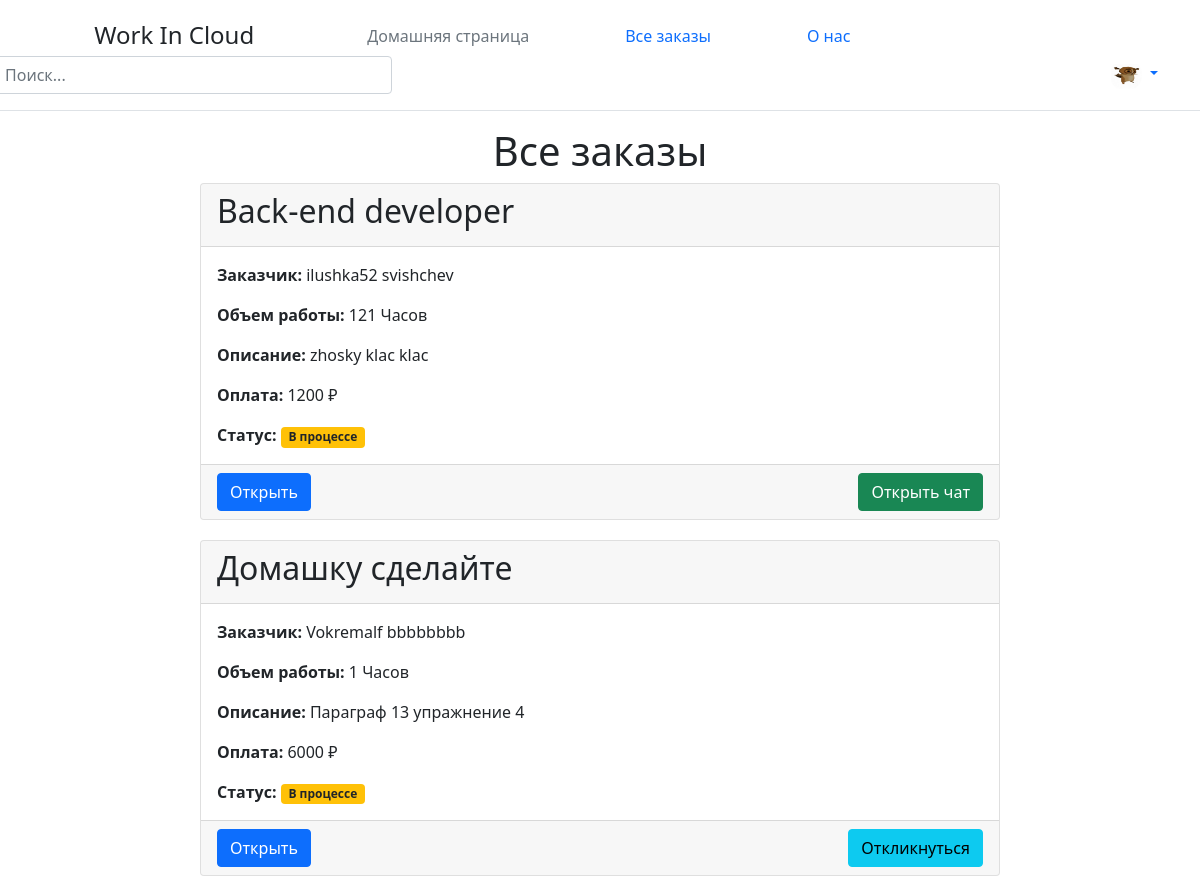
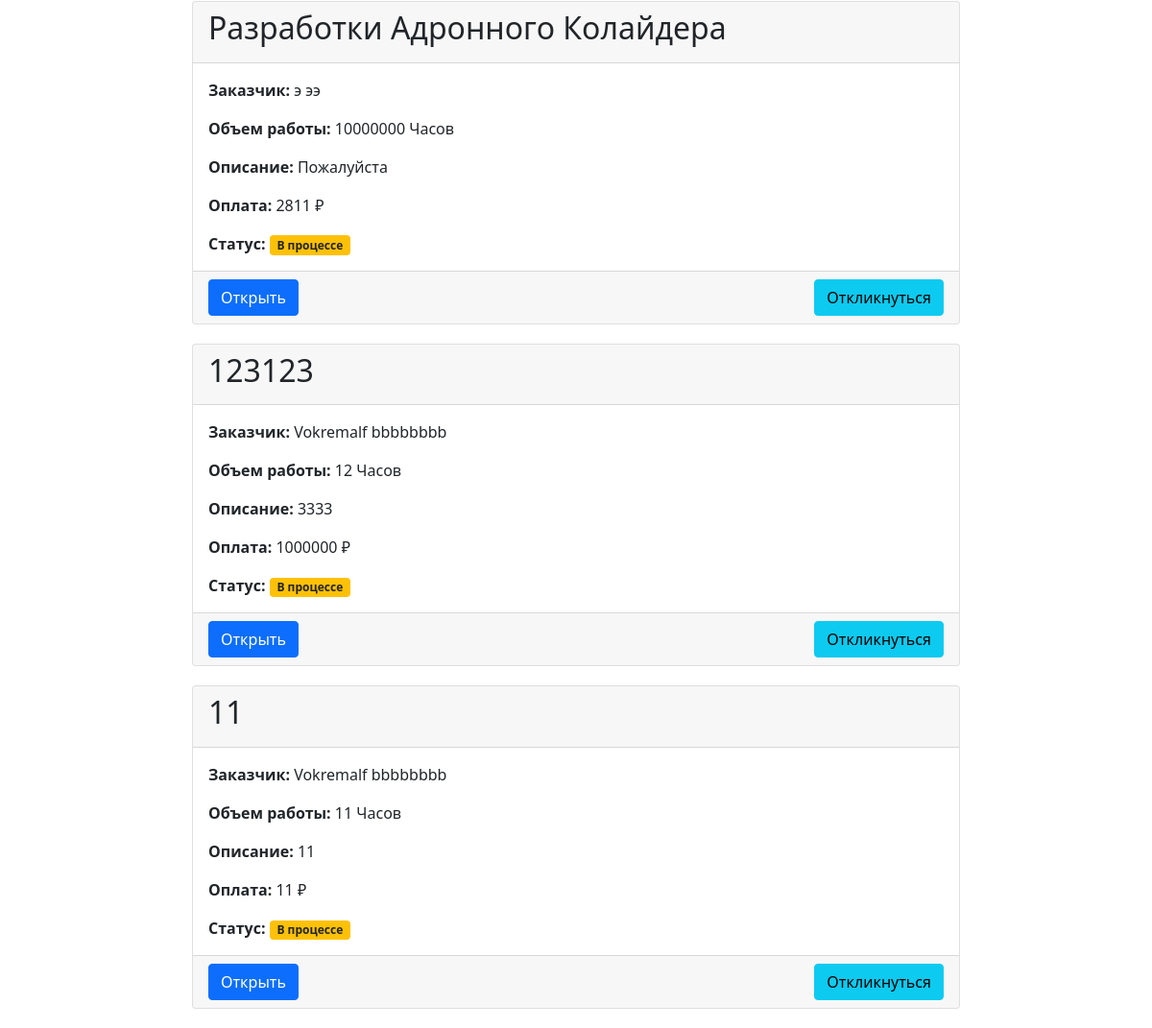
The page /jobs (signed in) on the database its author committed (2 pictures, top to bottom).
### data/user.py (models this page shows, shortened)
class User(SqlAlchemyBase, UserMixin):
    __tablename__ = 'users'
    id = sqlalchemy.Column(sqlalchemy.Integer,
                           primary_key=True, autoincrement=True)
    name = sqlalchemy.Column(sqlalchemy.String, nullable=True)
    surname = sqlalchemy.Column(sqlalchemy.String, nullable=True)
    profession = sqlalchemy.Column(sqlalchemy.String, nullable=True)
    portfolio_link = sqlalchemy.Column(sqlalchemy.String, nullable=True)
    about = sqlalchemy.Column(sqlalchemy.String, nullable=True)
    email = sqlalchemy.Column(sqlalchemy.String,
                              index=True, unique=True, nullable=True)
    hashed_password = sqlalchemy.Column(sqlalchemy.String, nullable=True)
    created_date = sqlalchemy.Column(sqlalchemy.DateTime,
                                     default=datetime.datetime.now)
    role = sqlalchemy.Column(sqlalchemy.String, nullable=True)
    avatar_path = sqlalchemy.Column(sqlalchemy.String, nullable=True)

### data/vacancy.py (models this page shows)
class Vacancy(SqlAlchemyBase):
    __tablename__ = 'vacancy'
    id = sqlalchemy.Column(sqlalchemy.Integer,
                           primary_key=True, autoincrement=True)
    creator_id = sqlalchemy.Column(sqlalchemy.String,
                                    sqlalchemy.ForeignKey("users.id"))
    customer = orm.relationship('User')
    job_name = sqlalchemy.Column(sqlalchemy.String, nullable=True)
    work_size = sqlalchemy.Column(sqlalchemy.Integer, nullable=True)
    description = sqlalchemy.Column(sqlalchemy.String, nullable=True)
    salary = sqlalchemy.Column(sqlalchemy.Integer, nullable=True)
    is_finished = sqlalchemy.Column(sqlalchemy.Boolean)
    responders = sqlalchemy.Column(sqlalchemy.String, nullable=True, default="")

### main.py (the view)
@app.route('/jobs')
@login_required
def jobs():
    db_sess = db_session.create_session()
    for jobs in db_sess.query(Vacancy).join(User).all():
        print(jobs.id)
    return render_template('jobs.html', arr=db_sess.query(Vacancy).join(User).all())

### data/db_session.py (called while the page is built)
def create_session() -> Session:
    global __factory
    return __factory()

### main.py (called while the page is built)
@login_manager.user_loader
def load_user(user_id):
    db_sess = db_session.create_session()
    return db_sess.query(User).get(user_id)

### templates/jobs.html (shortened to what this page needs)
{% extends "base.html" %}
{% block content %}
{% if current_user.is_authenticated %}
<div class="container">
    <h1 class="text-center">Все заказы</h1>
    <div class="d-flex flex-column align-items-center">
        {% for job in arr %}
        {% if not job.is_finished %}
        <div style="width: 800px; margin-bottom: 20px;" class="card">
            <div class="card-header">
                <h2>{{ job.job_name }}</h2>
            </div>
            <div class="card-body">
                <p class="card-text"><strong>Заказчик:</strong> {{ job.customer.name }} {{ job.customer.surname }}</p>
                <p class="card-text"><strong>Объем работы:</strong> {{ job.work_size }} Часов</p>
                <p class="card-text"><strong>Описание:</strong> {{ job.description }}</p>
                <p class="card-text"><strong>Оплата:</strong> {{ job.salary }} ₽</p>
                <p class="card-text"><strong>Статус:</strong>
                    {% if job.is_finished %}
                    <span class="badge bg-success">Да</span>
                    {% else %}
                    <span class="badge bg-warning text-dark">В процессе</span>
                    {% endif %}
                </p>
            </div>
            <div class="card-footer d-flex justify-content-between align-items-center">
                <div>
                    <a href="/work/{{ job.id }}" class="btn btn-primary me-2">Открыть</a>
                </div>
                {% if current_user.is_authenticated and current_user.role == "executor" %}
                {% if current_user.id|string in job.responders.split() %}
                <a href="/chat/{{ job.customer.id }}-{{ current_user.id }}" class="btn btn-success">Открыть чат</a>
                {% else %}
                <a href="/respond_to_job/{{ job.id }}" class="btn btn-info">Откликнуться</a>
                {% endif %}
                {% endif %}
            </div>
        </div>
        {% endif %}
        {% endfor %}
    </div>
</div>
{% endif %}
{% endblock %}

### templates/base.html (shortened to what this page needs)
<!DOCTYPE html>
<html lang="ru">
<head>
    <link rel="stylesheet" href="{{ url_for('static', filename='css/style.css') }}">
    <link href="https://cdn.jsdelivr.net/npm/bootstrap@5.0.2/dist/css/bootstrap.min.css" rel="stylesheet">
</head>
<body>
<header class="p-3 mb-3 border-bottom">
    <div class="container">
        <div class="d-flex flex-wrap align-items-center justify-content-between">
            <a style="margin-right: 65px">
                <svg class="bi me-2" width="40" height="32" role="img" aria-label="Bootstrap"><use xlink:href="#bootstrap"></use></svg>
                <span class="fs-4">Work In Cloud</span>
            </a>
            <ul class="nav col-12 col-lg-auto me-lg-auto mb-2 justify-content-center mb-md-0">
                <li><a href="/main" class="nav-link px-5 link-secondary">Домашняя страница</a></li>
                <li><a href="/jobs" class="nav-link px-5 link-body-emphasis">Все заказы</a></li>
                <li><a href="/about" class="nav-link px-5 link-body-emphasis">О нас</a></li>
            </ul>
            <form style="width: 400px; margin-left: -50px;" class="col-12 col-lg-auto mb-3 mb-lg-0 me-lg-3" role="search">
                <input type="search" class="form-control" placeholder="Поиск..." aria-label="Search">
            </form>
            {% if current_user.is_authenticated %}
                <div class="dropdown text-end">
                    <a href="#" class="d-block link-body-emphasis text-decoration-none dropdown-toggle" data-bs-toggle="dropdown" aria-expanded="false">
                        <img src="{{ current_user.avatar_path }}" alt="avatar" width="32" height="32" class="rounded-circle">
                    </a>
                </div>
            {% else %}
                <div class="text-end">
                    <a href="/select_role" class="btn btn-outline-primary me-2">Зарегистрироваться</a>
                    <a href="/login" class="btn btn-primary">Войти</a>
                </div>
            {% endif %}
        </div>
    </div>
</header>
    {% block content %}
    {% endblock %}
</body>
</html>

### static/css/style.css (style rules this page uses)
body { background-color: #f4f4f4; color: #333; font-family: Arial, sans-serif; }

### rows shown on the page
User: avatar_path (picture)
Vacancy: job_name "Back-end developer", customer.name "ilushka52", customer.surname "svishchev", work_size "121", description "zhosky klac klac", salary "1200", is_finished "В процессе"
Vacancy: job_name "Домашку сделайте", customer.name "Vokremalf", customer.surname "bbbbbbbb", work_size "1", description "Параграф 13 упражнение 4", salary "6000", is_finished "В процессе"
Vacancy: job_name "Разработки Адронного Колайдера", customer.name "э", customer.surname "ээ", work_size "10000000", description "Пожалуйста", salary "2811", is_finished "В процессе"
Vacancy: job_name "123123", customer.name "Vokremalf", customer.surname "bbbbbbbb", work_size "12", description "3333", salary "1000000", is_finished "В процессе"
Vacancy: job_name "11", customer.name "Vokremalf", customer.surname "bbbbbbbb", work_size "11", description "11", salary "11", is_finished "В процессе"
